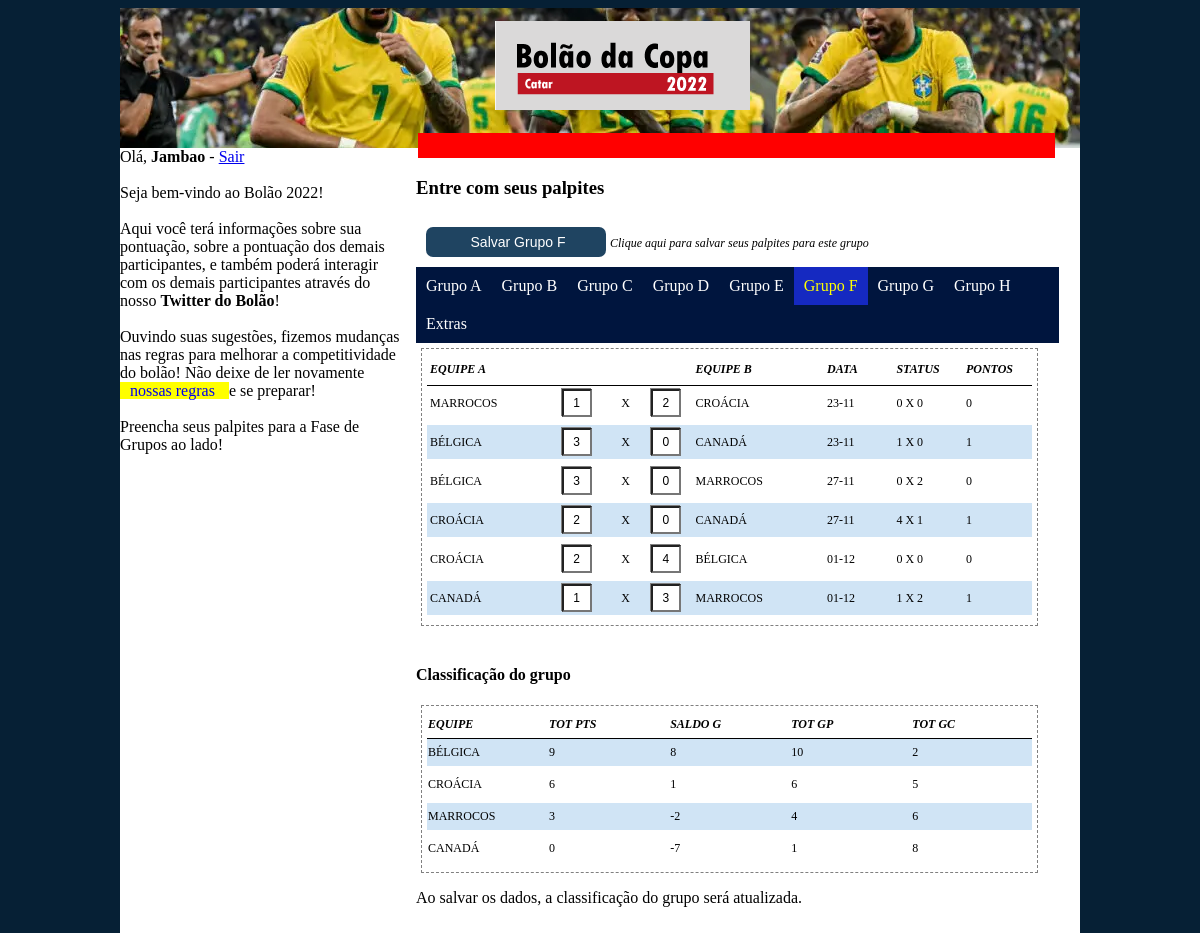
/codebase-antigo-thin/codebase-antigo/f-group.php (signed in), run on the app's committed database.
### tables this page shows
CREATE TABLE IF NOT EXISTS `bets` (
  `USERID` int(11) DEFAULT NULL,
  `GAME_ID` int(11) DEFAULT NULL,
  `SCORE_A` int(11) DEFAULT NULL,
  `SCORE_B` int(11) DEFAULT NULL,
  `BET_POINTS` int(11) DEFAULT NULL,
  KEY `Index 1` (`USERID`)
);

CREATE TABLE IF NOT EXISTS `master` (
  `GAME_ID` int(11) DEFAULT NULL,
  `PHASE_ID` char(2) DEFAULT NULL,
  `TEAM_A` char(50) DEFAULT NULL,
  `TEAM_B` char(50) DEFAULT NULL,
  `SCORE_A` int(11) DEFAULT NULL,
  `SCORE_B` int(11) DEFAULT NULL,
  `GAME_DATE` date DEFAULT NULL,
  `GAME_STATUS` int(11) DEFAULT NULL
);

### codebase-antigo-thin/codebase-antigo/action/f-showbets.php (the view, shortened to what this page needs)
<?php
$dbservername = "localhost";
$dbusername = "root";
$dbpassword = "";
$dbname = "cup2018";
$conn = new mysqli($dbservername, $dbusername, $dbpassword, $dbname);
$sql = "SELECT MASTER.GAME_ID, MASTER.PHASE_ID, MASTER.GAME_DATE, MASTER.TEAM_A, MASTER.TEAM_B,
			BETS.SCORE_A, BETS.SCORE_B, MASTER.GAME_STATUS,
			IF(MASTER.GAME_STATUS = 1, CONCAT(MASTER.SCORE_A, ' X ', MASTER.SCORE_B) , ' N/A ') AS GAME_RESULT,
			BETS.BET_POINTS FROM MASTER, BETS  WHERE MASTER.GAME_ID = BETS.GAME_ID AND BETS.USERID = " . $_SESSION["userid"] . " AND MASTER.PHASE_ID = 'F' ORDER BY MASTER.PHASE_ID, MASTER.GAME_ID";
	echo "<table border=1 cellspacing='1' cellpadding='3'>";
	echo "<tr>";
	echo "<th class='o-col-352px'>EQUIPE A";
	echo "</th>";
	echo "<th class='o-col-44px'>&nbsp";
	echo "</th>";
	echo "<th class='o-col-44px'>&nbsp";
	echo "</th>";
	echo "<th class='o-col-44px'>&nbsp";
	echo "</th>";
	echo "<th class='o-col-352px'>EQUIPE B";
	echo "</th>";
	echo "<th class='o-col-132px'>DATA";
	echo "</th>";
	echo "<th class='o-col-132px'>STATUS";
	echo "</th>";
	echo "<th class='o-col-132px'>PONTOS";
	echo "</th>";
	echo "</tr>";
	echo "<tr>";
$result = $conn->query($sql);
if ($result->num_rows > 0) {
	 while($row = $result->fetch_array(MYSQLI_ASSOC)){
			echo "<tr>";
				echo "<td class='o-col-352px'>". utf8_encode($row["TEAM_A"]). "</td>";
				$fieldnameA = "txtJogo". utf8_encode($row["GAME_ID"]) . "PlacarA";
				$fieldnameB = "txtJogo". utf8_encode($row["GAME_ID"]) . "PlacarB";
				echo "<td class='o-col-44px'>". "<input type='text' class= 'o-inputscore' maxlength=2 size=1 name='". $fieldnameA . "' value='".utf8_encode($row["SCORE_A"]) ."' />" .  "</td>";
				echo "<td class='o-col-44px'><center>". "X". "</center></td>";
				echo "<td class='o-col-44px'>". "<input type='text' class= 'o-inputscore' maxlength=2 size=1 name='". $fieldnameB . "' value='".utf8_encode($row["SCORE_B"]) ."' />" .  "</td>";
				echo "<td class='o-col-352px'>". utf8_encode($row["TEAM_B"]). "</td>";
				$formateddate = new DateTime($row["GAME_DATE"]);
				echo "<td class='o-col-132px'>". $formateddate->format('d-m') . "</td>";
				echo "<td class='o-col-132px'>". utf8_encode($row["GAME_RESULT"]). "</td>";
				echo "<td class='o-col-132px'>". utf8_encode($row["BET_POINTS"]). "</td>";
			echo "</tr>";
	 }
 }
else{
	echo "nothing...";
}
	echo "</table>";
?>

### codebase-antigo-thin/codebase-antigo/css/global.css (style rules this page uses)
.o-col-44px { width: 30px; }
.o-col-132px { width: 50px; }
.o-col-352px { width: 100px; }
.o-inputscore { font-size: 12px; height: 22px; width: 22px; box-shadow: -1px -1px gray; text-align: center; color: black; }
table { border-style: dashed; table-layout: fixed; border-width: 1px; border-spacing: 0; margin-top: 5px; margin-left: 5px; width: 96%; padding: 5px 5px 5px 5px; font-size: 12px; }
tr:nth-child(even) { background-color: #D0E4F5; }
tr:nth-child(odd) { background-color: white; }
th { border-style: solid; border-width: 1px; border-color: black; border-left: none; border-right: none; border-top: none; height: 25px; text-align: left; font-style: italic; font-weight: bold; }
td { border-style: solid; border-width: 5px; border-color: white; border-left: none; border-right: none; border-top: none; height: 25px; }

### data on the page
bets: GAME_ID.TEAM_A "MARROCOS", txtJogo31PlacarA "1", txtJogo31PlacarB "2", GAME_ID.TEAM_B "CROÁCIA", GAME_ID.GAME_DATE "23-11", GAME_RESULT "0 X 0", BET_POINTS "0"
bets: GAME_ID.TEAM_A "BÉLGICA", txtJogo32PlacarA "3", txtJogo32PlacarB "0", GAME_ID.TEAM_B "CANADÁ", GAME_ID.GAME_DATE "23-11", GAME_RESULT "1 X 0", BET_POINTS "1"
bets: GAME_ID.TEAM_A "BÉLGICA", txtJogo33PlacarA "3", txtJogo33PlacarB "0", GAME_ID.TEAM_B "MARROCOS", GAME_ID.GAME_DATE "27-11", GAME_RESULT "0 X 2", BET_POINTS "0"
bets: GAME_ID.TEAM_A "CROÁCIA", txtJogo34PlacarA "2", txtJogo34PlacarB "0", GAME_ID.TEAM_B "CANADÁ", GAME_ID.GAME_DATE "27-11", GAME_RESULT "4 X 1", BET_POINTS "1"
bets: GAME_ID.TEAM_A "CROÁCIA", txtJogo35PlacarA "2", txtJogo35PlacarB "4", GAME_ID.TEAM_B "BÉLGICA", GAME_ID.GAME_DATE "01-12", GAME_RESULT "0 X 0", BET_POINTS "0"
bets: GAME_ID.TEAM_A "CANADÁ", txtJogo36PlacarA "1", txtJogo36PlacarB "3", GAME_ID.TEAM_B "MARROCOS", GAME_ID.GAME_DATE "01-12", GAME_RESULT "1 X 2", BET_POINTS "1"

### other printed values
utf8_encode($_SESSION["userlogged"]) "Jambao"
utf8_encode($row["EQUIPE"]) "BÉLGICA"
utf8_encode($row["TOT_PTS"]) "9"
utf8_encode($row["TOT_DIF"]) "8"
utf8_encode($row["TOT_GP"]) "10"
utf8_encode($row["TOT_GC"]) "2"
utf8_encode($row["EQUIPE"]) "CROÁCIA"
utf8_encode($row["TOT_PTS"]) "6"
utf8_encode($row["TOT_DIF"]) "1"
utf8_encode($row["TOT_GP"]) "6"
utf8_encode($row["TOT_GC"]) "5"
utf8_encode($row["EQUIPE"]) "MARROCOS"
utf8_encode($row["TOT_PTS"]) "3"
utf8_encode($row["TOT_DIF"]) "-2"
utf8_encode($row["TOT_GP"]) "4"
